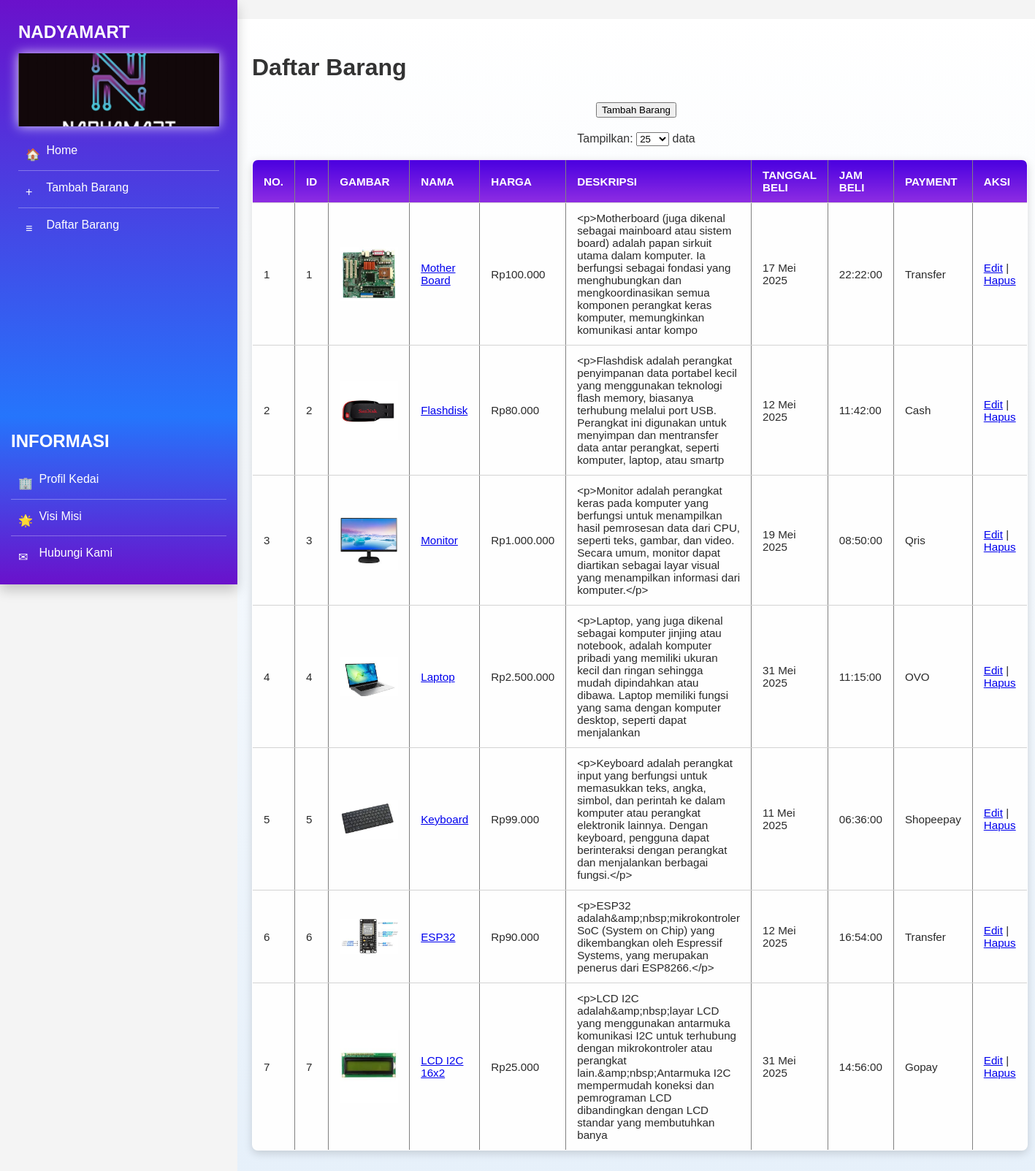
Page /?page=barang_list on the committed database.
### tables this page shows
CREATE TABLE `barang` (
  `kode_barang` int(255) NOT NULL,
  `nama` varchar(255) NOT NULL,
  `gambar` varchar(255) NOT NULL,
  `deskripsi` varchar(255) NOT NULL,
  `harga` int(255) NOT NULL,
  `jam` time DEFAULT NULL,
  `tanggal` date DEFAULT NULL,
  `payment` text NOT NULL
);

### index.php (the view, shortened to what this page needs)
<?php
include 'koneksi.php';
function formatTanggalIndonesia($tanggal) {
    $bulan = [
        1 => 'Januari', 2 => 'Februari', 3 => 'Maret',
        4 => 'April', 5 => 'Mei', 6 => 'Juni',
        7 => 'Juli', 8 => 'Agustus', 9 => 'September',
        10 => 'Oktober', 11 => 'November', 12 => 'Desember'
    ];
    $d = new DateTime($tanggal);
    return $d->format('j') . ' ' . $bulan[(int)$d->format('n')] . ' ' . $d->format('Y');
}
$pageParam = isset($_GET['page']) ? $_GET['page'] : 'toko';
if ($pageParam === 'barang_list') {
    $limit_options = [10,25,50,100];
    $limit = isset($_GET['limit']) ? (int)$_GET['limit'] : 25;
    $currPage = isset($_GET['p']) ? max((int)$_GET['p'],1) : 1;
    $offset = ($currPage - 1) * $limit;
    $sql = "
      SELECT kode_barang,gambar,nama,harga,
             deskripsi,tanggal,jam,`payment`
      FROM barang
      ORDER BY kode_barang
      LIMIT ? OFFSET ?
    ";
    $stmt = $koneksi->prepare($sql);
    $stmt->bind_param("ii",$limit,$offset);
    $stmt->execute();
    $data = $stmt->get_result();
}
?>
<!DOCTYPE html>
<html lang="id">
<link
  rel="stylesheet"
  href="https://cdnjs.cloudflare.com/ajax/libs/font-awesome/6.4.0/css/all.min.css"
/>
<head>
  <link rel="stylesheet" href="index.css">
</head>
<body>
  <div class="sidebar-container">
    <div class="sidebar-main">
      <h3>NadyaMart</h3>
      <img src="mart.png" alt="NadyaMart" class="sidebar-logo">
      <a href="?page=home"><span class="icon icon-home"></span> Home</a>
      <a href="?page=tambah"><span class="icon icon-plus"></span> Tambah Barang</a>
      <a href="?page=barang_list"><span class="icon icon-list"></span> Daftar Barang</a>
    </div>
    <div class="sidebar-secondary">
      <h3>Informasi</h3>
      <a href="?page=toko"><span class="icon icon-company"></span> Profil Kedai</a>
      <a href="?page=visimisi"><span class="icon icon-vision"></span> Visi Misi</a>
      <a href="?page=hubungi"><span class="icon icon-contact"></span> Hubungi Kami</a>
    </div>
  </div>
  <div class="content">
    <?php if ($pageParam === 'barang_list'): ?>
      <h1>Daftar Barang</h1>
      <p align="center">
        <a href="?page=tambah"><button>Tambah Barang</button></a>
      </p>
      <p align="center">
        Tampilkan:
        <select onchange="location.href='?page=barang_list&p=1&limit='+this.value">
          <?php foreach($limit_options as $opt): ?>
            <option value="<?= $opt ?>"
              <?= $opt === $limit ? 'selected' : '' ?>>
              <?= $opt ?>
            </option>
          <?php endforeach ?>
        </select> data
      </p>
      <table border="1" cellpadding="10" cellspacing="0" width="100%">
        <thead>
          <tr>
            <th>No.</th><th>ID</th><th>Gambar</th><th>Nama</th>
            <th>Harga</th><th>Deskripsi</th><th>Tanggal Beli</th>
            <th>Jam Beli</th><th>payment</th><th>Aksi</th>
          </tr>
        </thead>
        <tbody>
        <?php if($data->num_rows):
          $no = $offset + 1;
          while($r = $data->fetch_assoc()): ?>
          <tr>
            <td align="center"><?= $no ?></td>
            <td><?= $r['kode_barang'] ?></td>
            <td><img src="uploads/<?= htmlspecialchars($r['gambar'])?>" width="80"></td>
            <td><a href="detail.php?id=<?= $r['kode_barang'] ?>">
                <?= htmlspecialchars($r['nama'])?>
            </a></td>
            <td>Rp<?= number_format($r['harga'],0,',','.') ?></td>
            <td><?= htmlspecialchars($r['deskripsi'])?></td>
            <td><?= formatTanggalIndonesia($r['tanggal']) ?></td>
            <td><?= htmlspecialchars($r['jam'])?></td>
            <td><?= htmlspecialchars($r['payment'])?></td>
            <td>
              <a href="edit.php?id=<?= $r['kode_barang'] ?>">Edit</a> |
              <a href="hapus.php?id=<?= $r['kode_barang'] ?>"
                 onclick="return confirm('Yakin ingin menghapus?')">Hapus</a>
            </td>
          </tr>
        <?php
            $no++;
          endwhile;
        else: ?>
          <tr><td colspan="10" align="center">Tidak ada data.</td></tr>
        <?php endif ?>
        </tbody>
      </table>
    <?php else: ?>
      <?php include $pageParam . '.php'; ?>
    <?php endif ?>
  </div>
</body>
</html>

### index.css (style rules this page uses)
body, html { margin: 0; padding: 0; font-family: Arial, sans-serif; background-color: #f4f4f4; color: #333; line-height: 1.6; }
.sidebar-container { width: 325px; height: 100vh; position: fixed; top: 0; left: 0; display: flex; flex-direction: column; box-shadow: 0 8px 16px rgba(0, 0, 0, 0.2); }
.sidebar-main { flex: 12; background: linear-gradient(180deg, #6a11cb, #2575fc); padding: 25px; box-sizing: border-box; color: white; }
.sidebar-secondary { flex: 1; background: linear-gradient(180deg, #2575fc, #6a11cb); padding: 15px; box-sizing: border-box; color: white; }
.sidebar-main h3, .sidebar-secondary h3 { margin: 0 0 10px; font-weight: 600; font-size: 1.5rem; text-transform: uppercase; }
.sidebar-main a, .sidebar-secondary a { color: white; text-decoration: none; display: block; padding: 10px; margin: 5px 0; border-radius: 5px; transition: all 0.3s ease; position: relative; font-weight: 500; font-size: 1rem; }
.sidebar-main a:not(:last-child)::after, .sidebar-secondary a:not(:last-child)::after { content: ''; position: absolute; left: 0; bottom: -5px; width: 100%; height: 1px; background: rgba(255, 255, 255, 0.3); }
.icon { display: inline-block; width: 16px; height: 16px; margin-right: 8px; vertical-align: middle; }
.icon-home::before { content: '🏠'; }
.icon-plus::before { content: '+'; }
.icon-list::before { content: '≡'; }
.icon-company::before { content: '🏢'; }
.icon-vision::before { content: '🌟'; }
.icon-contact::before { content: '✉'; }
.sidebar-logo { display: block; width: 100%; max-width: 295px; height: 100px; margin: 10px auto; object-fit: cover; border: none; border-radius: 0; box-shadow: 0 0 15px rgba(255, 255, 255, 0.8); transition: box-shadow 0.3s ease; }
.content { margin-left: 325px; padding: 20px; box-sizing: border-box; background: linear-gradient(180deg, #ffffff, #e6f0fa); }
table { width: 100%; max-width: calc(100% - 40px); margin: 0 auto; border-collapse: collapse; background-color: white; box-shadow: 0 4px 12px rgba(0, 0, 0, 0.15); border-radius: 8px; overflow: hidden; table-layout: auto; }
th, td { padding: 12px 15px; text-align: left; border-bottom: 1px solid #d3d3d3; font-size: 0.95rem; }
th { background: linear-gradient(180deg, #4a00e0, #8e2de2); color: white; font-weight: 700; text-transform: uppercase; }
td { background-color: #fefefe; color: #2a2a2a; }

### rows in the picture
barang: kode_barang "1", gambar (picture), nama "Mother Board", harga "100.000", deskripsi "<p>Motherboard (juga dikenal sebagai mainboard atau sistem board) adalah papan sirkuit utama dalam komputer. Ia berfungsi sebagai fondasi yang menghubungkan dan mengkoordinasikan semua komponen perangkat keras komputer, memungkinkan komunikasi antar kompo", tanggal "17 Mei 2025", jam "22:22:00", payment "Transfer"
barang: kode_barang "2", gambar (picture), nama "Flashdisk", harga "80.000", deskripsi "<p>Flashdisk adalah perangkat penyimpanan data portabel kecil yang menggunakan teknologi flash memory, biasanya terhubung melalui port USB. Perangkat ini digunakan untuk menyimpan dan mentransfer data antar perangkat, seperti komputer, laptop, atau smartp", tanggal "12 Mei 2025", jam "11:42:00", payment "Cash"
barang: kode_barang "3", gambar (picture), nama "Monitor", harga "1.000.000", deskripsi "<p>Monitor adalah perangkat keras pada komputer yang berfungsi untuk menampilkan hasil pemrosesan data dari CPU, seperti teks, gambar, dan video. Secara umum, monitor dapat diartikan sebagai layar visual yang menampilkan informasi dari komputer.</p>", tanggal "19 Mei 2025", jam "08:50:00", payment "Qris"
barang: kode_barang "4", gambar (picture), nama "Laptop", harga "2.500.000", deskripsi "<p>Laptop, yang juga dikenal sebagai komputer jinjing atau notebook, adalah komputer pribadi yang memiliki ukuran kecil dan ringan sehingga mudah dipindahkan atau dibawa. Laptop memiliki fungsi yang sama dengan komputer desktop, seperti dapat menjalankan", tanggal "31 Mei 2025", jam "11:15:00", payment "OVO"
barang: kode_barang "5", gambar (picture), nama "Keyboard", harga "99.000", deskripsi "<p>Keyboard adalah perangkat input yang berfungsi untuk memasukkan teks, angka, simbol, dan perintah ke dalam komputer atau perangkat elektronik lainnya. Dengan keyboard, pengguna dapat berinteraksi dengan perangkat dan menjalankan berbagai fungsi.</p>", tanggal "11 Mei 2025", jam "06:36:00", payment "Shopeepay"
barang: kode_barang "6", gambar (picture), nama "ESP32", harga "90.000", deskripsi "<p>ESP32 adalah&amp;nbsp;mikrokontroler SoC (System on Chip) yang dikembangkan oleh Espressif Systems, yang merupakan penerus dari ESP8266.</p>", tanggal "12 Mei 2025", jam "16:54:00", payment "Transfer"
barang: kode_barang "7", gambar (picture), nama "LCD I2C 16x2", harga "25.000", deskripsi "<p>LCD I2C adalah&amp;nbsp;layar LCD yang menggunakan antarmuka komunikasi I2C untuk terhubung dengan mikrokontroler atau perangkat lain.&amp;nbsp;Antarmuka I2C mempermudah koneksi dan pemrograman LCD dibandingkan dengan LCD standar yang membutuhkan banya", tanggal "31 Mei 2025", jam "14:56:00", payment "Gopay"

### other values in the picture
form field value "25"
